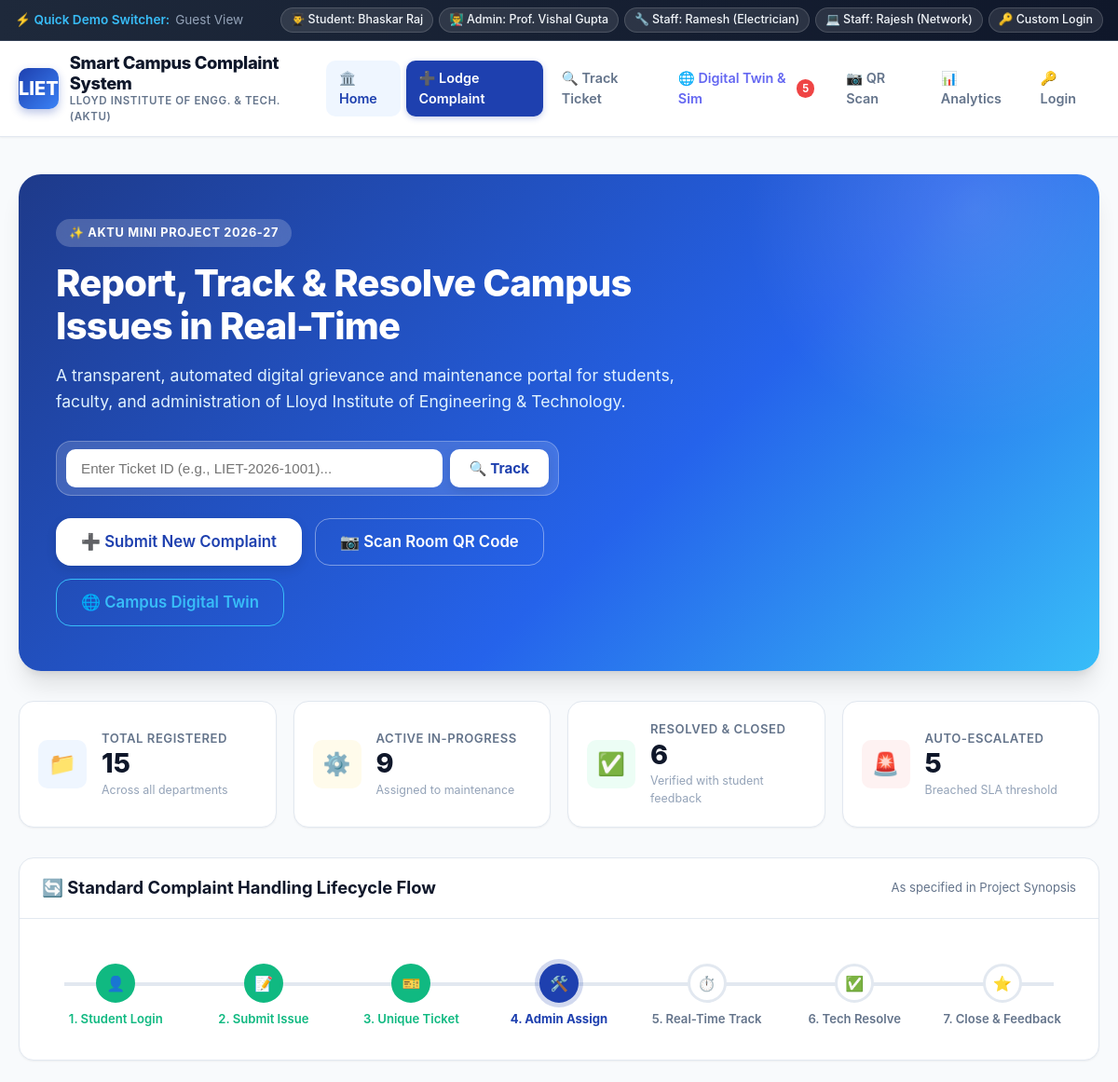
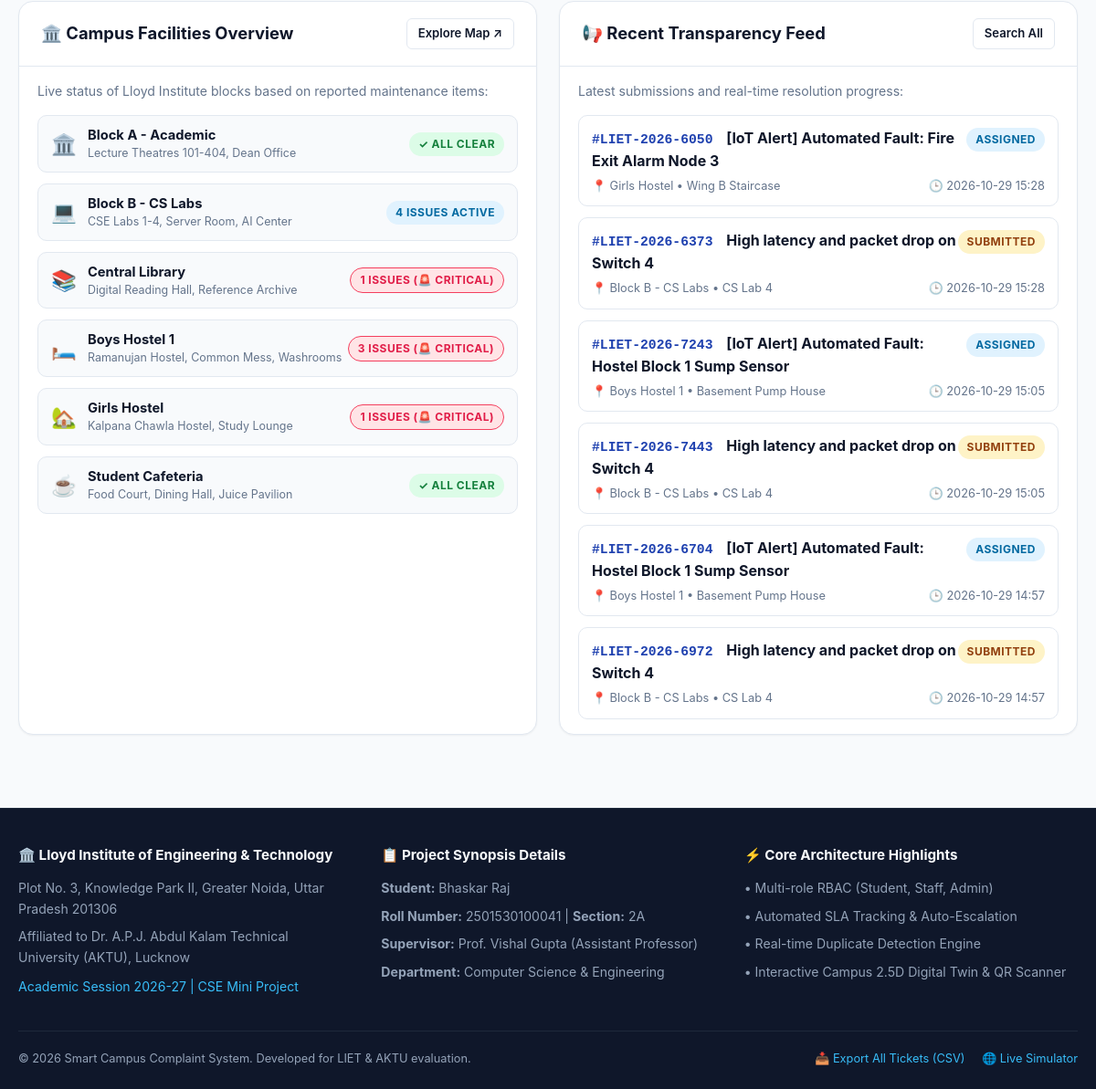
The page / on the database its author committed (2 pictures, top to bottom).
### tables this page shows
CREATE TABLE complaints (
        ticket_id TEXT PRIMARY KEY,
        user_id INTEGER,
        user_name TEXT,
        user_email TEXT,
        user_roll TEXT,
        category TEXT NOT NULL,
        subcategory TEXT,
        building_block TEXT NOT NULL,
        room_location TEXT NOT NULL,
        title TEXT NOT NULL,
        description TEXT NOT NULL,
        priority TEXT NOT NULL DEFAULT 'Medium',
        status TEXT NOT NULL DEFAULT 'Submitted',
        assigned_dept_id INTEGER,
        assigned_staff_name TEXT,
        image_path TEXT,
        resolution_remarks TEXT,
        resolution_image TEXT,
        sla_deadline TEXT,
        is_escalated INTEGER DEFAULT 0,
        escalated_to TEXT,
        escalated_at TEXT,
        upvotes INTEGER DEFAULT 0,
        created_at TEXT,
        updated_at TEXT,
        FOREIGN KEY (user_id) REFERENCES users (id),
        FOREIGN KEY (assigned_dept_id) REFERENCES departments (id)
    );

### app.py (the view)
@app.route('/')
def index():
    db = get_db()
    cursor = db.cursor()
    cursor.execute("""
    SELECT c.*, d.name as dept_name, f.rating, f.comment as feedback_comment
    FROM complaints c
    LEFT JOIN departments d ON c.assigned_dept_id = d.id
    LEFT JOIN feedback f ON c.ticket_id = f.ticket_id
    ORDER BY c.created_at DESC LIMIT 6
    """)
    recent_complaints = cursor.fetchall()
    cursor.execute("""
    SELECT building_block, COUNT(*) as count,
           SUM(CASE WHEN priority = 'Critical' THEN 1 ELSE 0 END) as critical_count
    FROM complaints
    WHERE status != 'Closed' AND status != 'Resolved'
    GROUP BY building_block
    """)
    building_stats = {row['building_block']: {'count': row['count'], 'critical': row['critical_count']} for row in cursor.fetchall()}
    db.close()
    return render_template('index.html', recent_complaints=recent_complaints, building_stats=building_stats)

### app.py (called while the page is built)
@app.before_request
def load_logged_in_user():
    user_id = session.get('user_id')
    if user_id is None:
        g.user = None
    else:
        db = get_db()
        cursor = db.cursor()
        cursor.execute("SELECT * FROM users WHERE id = ?", (user_id,))
        g.user = cursor.fetchone()
        db.close()

### database.py (called while the page is built)
def get_db():
    conn = sqlite3.connect(DB_PATH)
    conn.row_factory = sqlite3.Row
    conn.execute("PRAGMA foreign_keys = ON")
    return conn

### templates/index.html (shortened to what this page needs)
{% extends "base.html" %}
{% block content %}
<section class="hero-banner">
  <div class="hero-content">
    <div class="hero-tag">
      <span>✨ AKTU Mini Project 2026-27</span>
    </div>
    <h1 class="hero-title">Report, Track & Resolve Campus Issues in Real-Time</h1>
    <p class="hero-subtitle">
      A transparent, automated digital grievance and maintenance portal for students, faculty, and administration of Lloyd Institute of Engineering & Technology.
    </p>
    <div style="background: rgba(255, 255, 255, 0.15); backdrop-filter: blur(12px); border: 1px solid rgba(255, 255, 255, 0.25); border-radius: var(--radius-lg); padding: 8px 10px; display: flex; gap: 8px; max-width: 540px; margin-bottom: 24px;">
      <form action="{{ url_for('track_index') }}" method="GET" style="display: flex; width: 100%; gap: 8px;">
        <input
          type="text"
          name="ticket_id"
          placeholder="Enter Ticket ID (e.g., LIET-2026-1001)..."
          required
          style="flex: 1; border: none; background: white; padding: 10px 16px; border-radius: var(--radius-md); font-size: 0.95rem; outline: none; font-weight: 500;"
        >
        <button type="submit" class="btn btn-white" style="font-weight: 700;">
          🔍 Track
        </button>
      </form>
    </div>
    <div class="hero-actions">
      <a href="{{ url_for('submit_complaint') }}" class="btn btn-white btn-lg">
        ➕ Submit New Complaint
      </a>
      <a href="{{ url_for('qr_scanner') }}" class="btn btn-outline-white btn-lg">
        📷 Scan Room QR Code
      </a>
      <a href="{{ url_for('simulation_view') }}" class="btn btn-outline-white btn-lg" style="border-color: #38bdf8; color: #38bdf8;">
        🌐 Campus Digital Twin
      </a>
    </div>
  </div>
</section>
<div class="kpi-grid">
  <div class="kpi-card">
    <div class="kpi-icon blue">📁</div>
    <div class="kpi-info">
      <h4>Total Registered</h4>
      <div class="kpi-value">{{ global_total_count }}</div>
      <p>Across all departments</p>
    </div>
  </div>
  <div class="kpi-card">
    <div class="kpi-icon yellow">⚙️</div>
    <div class="kpi-info">
      <h4>Active In-Progress</h4>
      <div class="kpi-value">{{ global_active_count }}</div>
      <p>Assigned to maintenance</p>
    </div>
  </div>
  <div class="kpi-card">
    <div class="kpi-icon green">✅</div>
    <div class="kpi-info">
      <h4>Resolved & Closed</h4>
      <div class="kpi-value">{{ global_resolved_count }}</div>
      <p>Verified with student feedback</p>
    </div>
  </div>
  <div class="kpi-card">
    <div class="kpi-icon red">🚨</div>
    <div class="kpi-info">
      <h4>Auto-Escalated</h4>
      <div class="kpi-value">{{ global_escalated_count }}</div>
      <p>Breached SLA threshold</p>
    </div>
  </div>
</div>
<div class="card">
  <div class="card-header">
    <h3>🔄 Standard Complaint Handling Lifecycle Flow</h3>
    <span style="font-size: 0.82rem; color: var(--text-muted);">As specified in Project Synopsis</span>
  </div>
  <div class="card-body">
    <div class="stepper-container">
      <ul class="stepper">
        <li class="step-item completed">
          <div class="step-circle">👤</div>
          <div class="step-label">1. Student Login</div>
        </li>
        <li class="step-item completed">
          <div class="step-circle">📝</div>
          <div class="step-label">2. Submit Issue</div>
        </li>
        <li class="step-item completed">
          <div class="step-circle">🎫</div>
          <div class="step-label">3. Unique Ticket</div>
        </li>
        <li class="step-item active">
          <div class="step-circle">🛠️</div>
          <div class="step-label">4. Admin Assign</div>
        </li>
        <li class="step-item">
          <div class="step-circle">⏱️</div>
          <div class="step-label">5. Real-Time Track</div>
        </li>
        <li class="step-item">
          <div class="step-circle">✅</div>
          <div class="step-label">6. Tech Resolve</div>
        </li>
        <li class="step-item">
          <div class="step-circle">⭐</div>
          <div class="step-label">7. Close & Feedback</div>
        </li>
      </ul>
    </div>
  </div>
</div>
<div style="display: grid; grid-template-columns: 1fr 1fr; gap: 24px; margin-bottom: 32px;">
  <div class="card" style="margin-bottom: 0;">
    <div class="card-header">
      <h3>🏛️ Campus Facilities Overview</h3>
      <a href="{{ url_for('simulation_view') }}" class="btn btn-sm btn-outline">Explore Map ↗</a>
    </div>
    <div class="card-body" style="padding: 16px 20px;">
      <p style="font-size: 0.88rem; color: var(--text-muted); margin-bottom: 16px;">
        Live status of Lloyd Institute blocks based on reported maintenance items:
      </p>
      <div style="display: flex; flex-direction: column; gap: 12px;">
        {% set facilities = [
          ('Block A - Academic', 'Lecture Theatres 101-404, Dean Office', '🏛️'),
          ('Block B - CS Labs', 'CSE Labs 1-4, Server Room, AI Center', '💻'),
          ('Central Library', 'Digital Reading Hall, Reference Archive', '📚'),
          ('Boys Hostel 1', 'Ramanujan Hostel, Common Mess, Washrooms', '🛏️'),
          ('Girls Hostel', 'Kalpana Chawla Hostel, Study Lounge', '🏡'),
          ('Student Cafeteria', 'Food Court, Dining Hall, Juice Pavilion', '☕')
        ] %}
        {% for fac_name, fac_desc, fac_icon in facilities %}
          {% set stat = building_stats.get(fac_name, {'count': 0, 'critical': 0}) %}
          <div style="display: flex; align-items: center; justify-content: space-between; padding: 10px 14px; background: #f8fafc; border: 1px solid var(--border); border-radius: var(--radius-md);">
            <div style="display: flex; align-items: center; gap: 12px;">
              <span style="font-size: 1.4rem;">{{ fac_icon }}</span>
              <div>
                <div style="font-weight: 700; font-size: 0.92rem; color: var(--secondary);">{{ fac_name }}</div>
                <div style="font-size: 0.78rem; color: var(--text-muted);">{{ fac_desc }}</div>
              </div>
            </div>
            <div>
              {% if stat.count > 0 %}
                {% if stat.critical > 0 %}
                  <span class="badge badge-escalated">{{ stat.count }} issues (🚨 Critical)</span>
                {% else %}
                  <span class="badge badge-assigned">{{ stat.count }} issues active</span>
                {% endif %}
              {% else %}
                <span class="badge badge-resolved">✓ All clear</span>
              {% endif %}
            </div>
          </div>
        {% endfor %}
      </div>
    </div>
  </div>
  <div class="card" style="margin-bottom: 0;">
    <div class="card-header">
      <h3>📢 Recent Transparency Feed</h3>
      <a href="{{ url_for('track_index') }}" class="btn btn-sm btn-outline">Search All</a>
    </div>
    <div class="card-body" style="padding: 16px 20px;">
      <p style="font-size: 0.88rem; color: var(--text-muted); margin-bottom: 16px;">
        Latest submissions and real-time resolution progress:
      </p>
      <div style="display: flex; flex-direction: column; gap: 12px;">
        {% for c in recent_complaints %}
          <div style="background: white; border: 1px solid var(--border); border-radius: var(--radius-md); padding: 12px 14px; transition: transform 0.2s;">
            <div style="display: flex; justify-content: space-between; align-items: flex-start; margin-bottom: 6px;">
              <div>
                <a href="{{ url_for('track_complaint', ticket_id=c.ticket_id) }}" class="ticket-code">
                  #{{ c.ticket_id }}
                </a>
                <span style="font-weight: 700; color: var(--secondary); margin-left: 6px;">{{ c.title }}</span>
              </div>
              <div>
                {% if c.status == 'Submitted' %}
                  <span class="badge badge-submitted">Submitted</span>
                {% elif c.status == 'Assigned' %}
                  <span class="badge badge-assigned">Assigned</span>
                {% elif c.status == 'In Progress' %}
                  <span class="badge badge-in-progress">In Progress</span>
                {% elif c.status == 'Resolved' %}
                  <span class="badge badge-resolved">Resolved</span>
                {% elif c.status == 'Closed' %}
                  <span class="badge badge-closed">Closed</span>
                {% endif %}
              </div>
            </div>
            <div style="display: flex; justify-content: space-between; align-items: center; font-size: 0.8rem; color: var(--text-muted);">
              <span>📍 {{ c.building_block }} &bull; {{ c.room_location }}</span>
              <span>🕒 {{ c.created_at[:16] }}</span>
            </div>
          </div>
        {% endfor %}
      </div>
    </div>
  </div>
</div>
{% endblock %}

### rows shown on the page
complaints: ticket_id "LIET-2026-6050", title "[IoT Alert] Automated Fault: Fire Exit Alarm Node 3", status "ASSIGNED", building_block "Girls Hostel", room_location "Wing B Staircase", created_at "2026-10-29 15:28"
complaints: ticket_id "LIET-2026-6373", title "High latency and packet drop on Switch 4", status "SUBMITTED", building_block "Block B - CS Labs", room_location "CS Lab 4", created_at "2026-10-29 15:28"
complaints: ticket_id "LIET-2026-7243", title "[IoT Alert] Automated Fault: Hostel Block 1 Sump Sensor", status "ASSIGNED", building_block "Boys Hostel 1", room_location "Basement Pump House", created_at "2026-10-29 15:05"
complaints: ticket_id "LIET-2026-7443", title "High latency and packet drop on Switch 4", status "SUBMITTED", building_block "Block B - CS Labs", room_location "CS Lab 4", created_at "2026-10-29 15:05"
complaints: ticket_id "LIET-2026-6704", title "[IoT Alert] Automated Fault: Hostel Block 1 Sump Sensor", status "ASSIGNED", building_block "Boys Hostel 1", room_location "Basement Pump House", created_at "2026-10-29 14:57"
complaints: ticket_id "LIET-2026-6972", title "High latency and packet drop on Switch 4", status "SUBMITTED", building_block "Block B - CS Labs", room_location "CS Lab 4", created_at "2026-10-29 14:57"

### other values the page prints
{{ global_escalated_count }} "5"
{{ global_total_count }} "15"
{{ global_active_count }} "9"
{{ global_resolved_count }} "6"
{{ fac_icon }} "🏛️" "💻" "📚" "🛏️" "🏡" "☕"
{{ fac_name }} "Block A - Academic" "Block B - CS Labs" "Central Library" "Boys Hostel 1" "Girls Hostel" "Student Cafeteria"
{{ fac_desc }} "Lecture Theatres 101-404, Dean Office" "CSE Labs 1-4, Server Room, AI Center" "Digital Reading Hall, Reference Archive" "Ramanujan Hostel, Common Mess, Washrooms" "Kalpana Chawla Hostel, Study Lounge" "Food Court, Dining Hall, Juice Pavilion"
{{ stat.count }} "4"
{{ stat.count }} "1" "3" "1"
